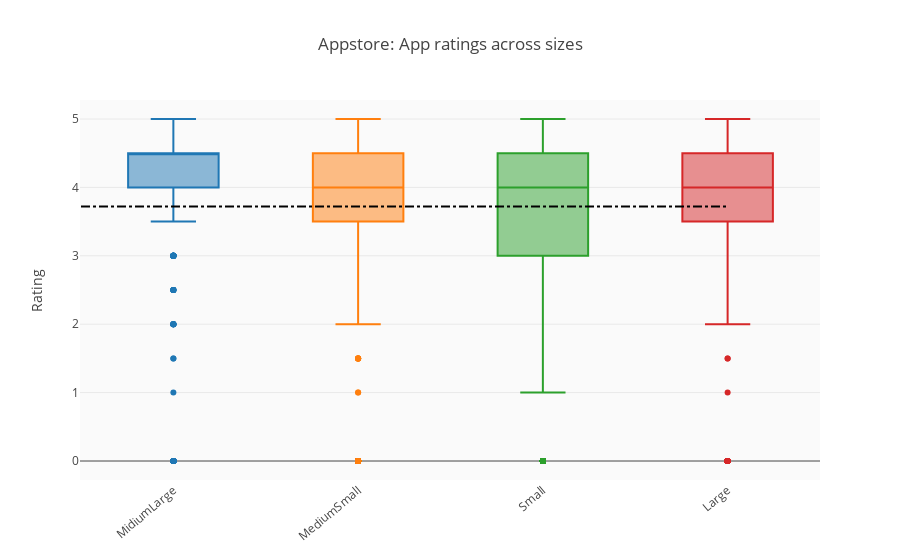

Here is the notebook cell this chart was saved with:
### Code cell
3.2 # for apple appstore, boxplot between size vs rating
from matplotlib import pyplot as plt
import plotly
groups = apple.groupby('sizedummy').filter(lambda x: len(x) >= 170).reset_index()
# print('Average rating = ', np.nanmean(list(groups.rating)))
print(' rating = ', np.nanmean(list(groups.rating)))
c = ['hsl('+str(h)+',50%'+',50%)' for h in np.linspace(0, 720, len(set(groups.sizedummy)))]

layout = {'title' : 'Appstore: App ratings across sizes',
        'xaxis': {'tickangle':-40},
        'yaxis': {'title': 'Rating'},
          'plot_bgcolor': 'rgb(250,250,250)',
          'shapes': [{
              'type' :'line',
              'x0': -.5,
              'y0': np.nanmean(list(groups.rating)),
              'x1': 3,
              'y1': np.nanmean(list(groups.rating)),
              'line': { 'dash': 'dashdot'}
          }]
          }

data = [{
    'y': apple.loc[apple.sizedummy==sizedummy]['rating'], 
    'type':'box',
    'name' : sizedummy,
    'showlegend':False,
    #'marker': {'color': 'Set2'},
    } for i,sizedummy in enumerate(list(set(groups.sizedummy)))]

plotly.offline.iplot({'data': data, 'layout': layout})

### Figure 1 — Plotly figure (JSON) as saved in the notebook; plotly's stock layout.template omitted (floating-point values rounded to 4 significant figures; data arrays with more than 128 entries replaced by an {"elided": "..."} marker saying what was removed)
{"data": [{"name": "MidiumLarge", "showlegend": false, "type": "box", "uid": "c4a95fdc-19ab-4548-991e-b73f7c47f98f", "y": {"elided": "537 float values"}}, {"name": "MediumSmall", "showlegend": false, "type": "box", "uid": "bdfa34ec-a307-425e-b6e6-115ec6824c62", "y": {"elided": "688 float values"}}, {"name": "Small", "showlegend": false, "type": "box", "uid": "2b6e0560-eee3-4ff6-82d7-e80f2a44578d", "y": {"elided": "941 float values"}}, {"name": "Large", "showlegend": false, "type": "box", "uid": "de7489a8-4925-4d0a-92b4-333af84c635b", "y": {"elided": "968 float values"}}], "layout": {"plot_bgcolor": "rgb(250,250,250)", "shapes": [{"line": {"dash": "dashdot"}, "type": "line", "x0": -0.5, "x1": 3, "y0": 3.72, "y1": 3.72}], "title": {"text": "Appstore: App ratings across sizes"}, "xaxis": {"tickangle": -40}, "yaxis": {"title": {"text": "Rating"}}}}
